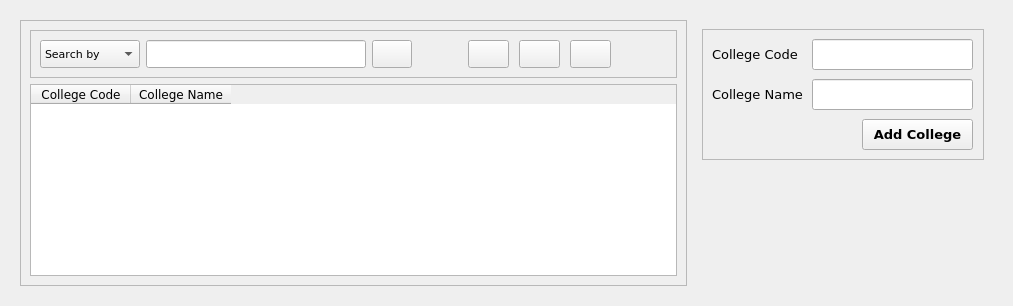
         <widget class="QWidget" name="collegePage">
          <layout class="QVBoxLayout" name="verticalLayout_6">
           <item>
            <widget class="QWidget" name="widget_8" native="true">
             <property name="sizePolicy">
              <sizepolicy hsizetype="Preferred" vsizetype="Preferred">
               <horstretch>0</horstretch>
               <verstretch>12</verstretch>
              </sizepolicy>
             </property>
             <layout class="QHBoxLayout" name="horizontalLayout_14">
              <item>
               <widget class="QFrame" name="frame_9">
                <property name="sizePolicy">
                 <sizepolicy hsizetype="Maximum" vsizetype="Preferred">
                  <horstretch>0</horstretch>
                  <verstretch>12</verstretch>
                 </sizepolicy>
                </property>
                <property name="frameShape">
                 <enum>QFrame::StyledPanel</enum>
                </property>
                <property name="frameShadow">
                 <enum>QFrame::Raised</enum>
                </property>
                <layout class="QVBoxLayout" name="verticalLayout_21">
                 <item>
                  <widget class="QFrame" name="frame_12">
                   <property name="sizePolicy">
                    <sizepolicy hsizetype="Preferred" vsizetype="Preferred">
                     <horstretch>0</horstretch>
                     <verstretch>1</verstretch>
                    </sizepolicy>
                   </property>
                   <property name="frameShape">
                    <enum>QFrame::StyledPanel</enum>
                   </property>
                   <property name="frameShadow">
                    <enum>QFrame::Raised</enum>
                   </property>
                   <layout class="QHBoxLayout" name="horizontalLayout_20">
                    <item>
                     <widget class="QComboBox" name="comboBox_32">
                      <property name="sizePolicy">
                       <sizepolicy hsizetype="Fixed" vsizetype="Fixed">
                        <horstretch>0</horstretch>
                        <verstretch>0</verstretch>
                       </sizepolicy>
                      </property>
                      <property name="minimumSize">
                       <size>
                        <width>100</width>
                        <height>28</height>
                       </size>
                      </property>
                      <property name="maximumSize">
                       <size>
                        <width>100</width>
                        <height>28</height>
                       </size>
                      </property>
                      <property name="font">
                       <font>
                        <family>Verdana</family>
                        <pointsize>8</pointsize>
                       </font>
                      </property>
                      <property name="placeholderText">
                       <string/>
                      </property>
                      <item>
                       <property name="text">
                        <string>Search by</string>
                       </property>
                      </item>
                      <item>
                       <property name="text">
                        <string>College Code</string>
                       </property>
                      </item>
                      <item>
                       <property name="text">
                        <string>College Name</string>
                       </property>
                      </item>
                     </widget>
                    </item>
                    <item>
                     <layout class="QHBoxLayout" name="horizontalLayout_16">
                      <item>
                       <widget class="QLineEdit" name="lineEdit_22">
                        <property name="sizePolicy">
                         <sizepolicy hsizetype="Fixed" vsizetype="Minimum">
                          <horstretch>0</horstretch>
                          <verstretch>0</verstretch>
                         </sizepolicy>
                        </property>
                        <property name="minimumSize">
                         <size>
                          <width>220</width>
                          <height>0</height>
                         </size>
                        </property>
                        <property name="maximumSize">
                         <size>
                          <width>220</width>
                          <height>16777215</height>
                         </size>
                        </property>
                       </widget>
                      </item>
                      <item>
                       <widget class="QPushButton" name="refreshCollegeButton">
                        <property name="sizePolicy">
                         <sizepolicy hsizetype="Minimum" vsizetype="Minimum">
                          <horstretch>0</horstretch>
                          <verstretch>0</verstretch>
                         </sizepolicy>
                        </property>
                        <property name="text">
                         <string/>
                        </property>
                        <property name="icon">
                         <iconset resource="resources.qrc">
                          <normaloff>:/imgs/imgs/refresh_white.png</normaloff>:/imgs/imgs/refresh_white.png</iconset>
                        </property>
                        <property name="iconSize">
                         <size>
                          <width>20</width>
                          <height>20</height>
                         </size>
                        </property>
                       </widget>
                      </item>
                     </layout>
                    </item>
                    <item>
                     <spacer name="horizontalSpacer_15">
                      <property name="orientation">
                       <enum>Qt::Horizontal</enum>
                      </property>
                      <property name="sizeHint" stdset="0">
                       <size>
                        <width>50</width>
                        <height>25</height>
                       </size>
                      </property>
                     </spacer>
                    </item>
                    <item>
                     <layout class="QHBoxLayout" name="horizontalLayout_42">
                      <property name="spacing">
                       <number>10</number>
                      </property>
                      <item>
                       <widget class="QPushButton" name="pushButton_53">
                        <property name="sizePolicy">
                         <sizepolicy hsizetype="Preferred" vsizetype="Minimum">
                          <horstretch>0</horstretch>
                          <verstretch>0</verstretch>
                         </sizepolicy>
                        </property>
                        <property name="font">
                         <font>
                          <family>Verdana</family>
                          <pointsize>9</pointsize>
                         </font>
                        </property>
                        <property name="text">
                         <string/>
                        </property>
                        <property name="icon">
                         <iconset resource="resources.qrc">
                          <normaloff>:/imgs/imgs/add_white.png</normaloff>:/imgs/imgs/add_white.png</iconset>
                        </property>
                        <property name="iconSize">
                         <size>
                          <width>20</width>
                          <height>20</height>
                         </size>
                        </property>
                        <property name="checkable">
                         <bool>true</bool>
                        </property>
                        <property name="autoExclusive">
                         <bool>true</bool>
                        </property>
                       </widget>
                      </item>
                      <item>
                       <widget class="QPushButton" name="pushButton_49">
                        <property name="sizePolicy">
                         <sizepolicy hsizetype="Preferred" vsizetype="Minimum">
                          <horstretch>0</horstretch>
                          <verstretch>0</verstretch>
                         </sizepolicy>
                        </property>
                        <property name="font">
                         <font>
                          <family>Verdana</family>
                          <pointsize>9</pointsize>
                         </font>
                        </property>
                        <property name="text">
                         <string/>
                        </property>
                        <property name="icon">
                         <iconset resource="resources.qrc">
                          <normaloff>:/imgs/imgs/edit_white.png</normaloff>:/imgs/imgs/edit_white.png</iconset>
                        </property>
                        <property name="iconSize">
                         <size>
                          <width>20</width>
                          <height>20</height>
                         </size>
                        </property>
                       </widget>
                      </item>
                      <item>
                       <widget class="QPushButton" name="pushButton_50">
                        <property name="sizePolicy">
                         <sizepolicy hsizetype="Preferred" vsizetype="Minimum">
                          <horstretch>0</horstretch>
                          <verstretch>0</verstretch>
                         </sizepolicy>
                        </property>
                        <property name="font">
                         <font>
                          <family>Verdana</family>
                          <pointsize>9</pointsize>
                         </font>
                        </property>
                        <property name="text">
                         <string/>
                        </property>
                        <property name="icon">
                         <iconset resource="resources.qrc">
                          <normaloff>:/imgs/imgs/delete_white.png</normaloff>:/imgs/imgs/delete_white.png</iconset>
                        </property>
                        <property name="iconSize">
                         <size>
                          <width>20</width>
                          <height>20</height>
                         </size>
                        </property>
                       </widget>
                      </item>
                     </layout>
                    </item>
                    <item>
                     <widget class="QWidget" name="widget_14" native="true">
                      <property name="sizePolicy">
                       <sizepolicy hsizetype="Fixed" vsizetype="Minimum">
                        <horstretch>0</horstretch>
                        <verstretch>0</verstretch>
                       </sizepolicy>
                      </property>
                      <property name="minimumSize">
                       <size>
                        <width>50</width>
                        <height>0</height>
                       </size>
                      </property>
                      <property name="maximumSize">
                       <size>
                        <width>50</width>
                        <height>16777215</height>
                       </size>
                      </property>
                     </widget>
                    </item>
                   </layout>
                  </widget>
                 </item>
                 <item>
                  <widget class="QTableWidget" name="collegeTable">
                   <property name="sizePolicy">
                    <sizepolicy hsizetype="Preferred" vsizetype="Preferred">
                     <horstretch>0</horstretch>
                     <verstretch>15</verstretch>
                    </sizepolicy>
                   </property>
                   <property name="focusPolicy">
                    <enum>Qt::NoFocus</enum>
                   </property>
                   <column>
                    <property name="text">
                     <string>College Code</string>
                    </property>
                    <property name="font">
                     <font>
                      <family>Verdana</family>
                     </font>
                    </property>
                   </column>
                   <column>
                    <property name="text">
                     <string>College Name</string>
                    </property>
                    <property name="font">
                     <font>
                      <family>Verdana</family>
                     </font>
                    </property>
                   </column>
                  </widget>
                 </item>
                </layout>
               </widget>
              </item>
              <item>
               <widget class="QWidget" name="widget_12" native="true">
                <property name="sizePolicy">
                 <sizepolicy hsizetype="Preferred" vsizetype="Preferred">
                  <horstretch>4</horstretch>
                  <verstretch>0</verstretch>
                 </sizepolicy>
                </property>
                <property name="minimumSize">
                 <size>
                  <width>300</width>
                  <height>0</height>
                 </size>
                </property>
                <property name="maximumSize">
                 <size>
                  <width>300</width>
                  <height>16777215</height>
                 </size>
                </property>
                <layout class="QVBoxLayout" name="verticalLayout_22">
                 <item>
                  <widget class="QWidget" name="widget_6" native="true">
                   <widget class="QFrame" name="frame_13">
                    <property name="geometry">
                     <rect>
                      <x>0</x>
                      <y>0</y>
                      <width>282</width>
                      <height>131</height>
                     </rect>
                    </property>
                    <property name="sizePolicy">
                     <sizepolicy hsizetype="Preferred" vsizetype="Preferred">
                      <horstretch>2</horstretch>
                      <verstretch>0</verstretch>
                     </sizepolicy>
                    </property>
                    <property name="frameShape">
                     <enum>QFrame::StyledPanel</enum>
                    </property>
                    <property name="frameShadow">
                     <enum>QFrame::Raised</enum>
                    </property>
                    <widget class="QLineEdit" name="lineEdit_15">
                     <property name="geometry">
                      <rect>
                       <x>110</x>
                       <y>50</y>
                       <width>161</width>
                       <height>31</height>
                      </rect>
                     </property>
                    </widget>
                    <widget class="QLineEdit" name="lineEdit_16">
                     <property name="geometry">
                      <rect>
                       <x>110</x>
                       <y>10</y>
                       <width>161</width>
                       <height>31</height>
                      </rect>
                     </property>
                    </widget>
                    <widget class="QLabel" name="label_29">
                     <property name="geometry">
                      <rect>
                       <x>10</x>
                       <y>10</y>
                       <width>101</width>
                       <height>31</height>
                      </rect>
                     </property>
                     <property name="font">
                      <font>
                       <family>Verdana</family>
                       <pointsize>10</pointsize>
                      </font>
                     </property>
                     <property name="text">
                      <string>College Code</string>
                     </property>
                    </widget>
                    <widget class="QLabel" name="label_30">
                     <property name="geometry">
                      <rect>
                       <x>10</x>
                       <y>50</y>
                       <width>101</width>
                       <height>31</height>
                      </rect>
                     </property>
                     <property name="font">
                      <font>
                       <family>Verdana</family>
                       <pointsize>10</pointsize>
                      </font>
                     </property>
                     <property name="text">
                      <string>College Name</string>
                     </property>
                    </widget>
                    <widget class="QPushButton" name="addCollegeButton">
                     <property name="geometry">
                      <rect>
                       <x>160</x>
                       <y>90</y>
                       <width>111</width>
                       <height>31</height>
                      </rect>
                     </property>
                     <property name="font">
                      <font>
                       <family>Verdana</family>
                       <pointsize>10</pointsize>
                       <bold>true</bold>
                      </font>
                     </property>
                     <property name="text">
                      <string>Add College</string>
                     </property>
                    </widget>
                   </widget>
                  </widget>
                 </item>
                </layout>
               </widget>
              </item>
             </layout>
            </widget>
           </item>
          </layout>
         </widget>
